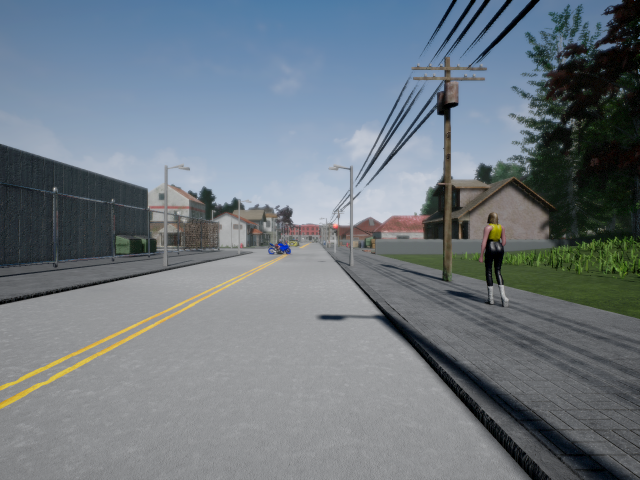
#> input picture Visual Perception for Self Driving Cars/Applying Stereo Depth to a driving scenario/stereo_set/frame_00077_1547042741R (1).png, 1280 x 960 px, given in place of frame_00077_1547042741L.png, which was not available (shown at 1/2 size); the run also reads 1 picture not shown here
$ python 'Applying Stereo Depth to a Driving Scenario (practice assignment).py'
#> lines starting #> are read from the running program, lines starting #| are printed output that depends on the picture; after the words box and inside, x2 and y2 are one past the last pixel; in counts of white or black regions, pixels touching at a corner belong together; pictures that were not available may be replaced by others from this repository, and a replacement may not be noted
### Visual Perception for Self Driving Cars/Applying Stereo Depth to a driving scenario/files_management.py
import csv
import numpy as np
import cv2


def get_projection_matrices():
    """Frame Calibration Holder
    3x4    p_left, p_right      Camera P matrix. Contains extrinsic and intrinsic parameters.
    """
    p_left = np.array([[640.0,   0.0, 640.0, 2176.0],
                       [  0.0, 480.0, 480.0,  552.0],
                       [  0.0,   0.0,   1.0,    1.4]])
    p_right = np.array([[640.0,   0.0, 640.0, 2176.0],
                       [   0.0, 480.0, 480.0,  792.0],
                       [   0.0,   0.0,   1.0,    1.4]])
    return p_left, p_right


def read_left_image():
    return cv2.imread("stereo_set/frame_00077_1547042741L.png")[...,::-1]
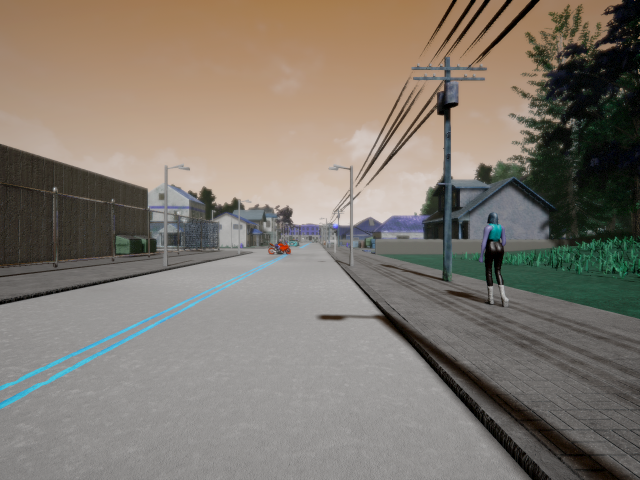
#> returned value: shape (960, 1280, 3) (shown at 1/2 size); mean of channels 0, 1, 2 110.9, 120.5, 128.2; drawn as B, G, R


def read_right_image():
    return cv2.imread("stereo_set/frame_00077_1547042741R.png")[...,::-1]


def get_obstacle_image():
    img_left_colour = read_left_image()
    return img_left_colour[479:509, 547:593, :]

### Visual Perception for Self Driving Cars/Applying Stereo Depth to a driving scenario/Applying Stereo Depth to a Driving Scenario (practice assignment).py
#!/usr/bin/env python
# coding: utf-8

# # Applying Stereo Depth to a Driving Scenario
# Now that you've reviewed the algorithms behind stereo vision and cross correlation we can begin to tackle real-world examples (Actually, we'll use images from the Carla simulator, so I suppose real-world-like would be more appropriate). This is an ungraded practice assignment. This exercise gives you a brief introduction to using Python to implement what you've recently learned in order to find the distance to collision with an obstacle.
#
# #### Instructions:
#
# - You will be using Python 3.
# - Avoid using for-loops and while-loops, unless you are explicitly told to do so.
# - After coding your function, run the cell right below it to check if your result is correct.
#
# #### After this assignment you will:
#
# - Be able to use OpenCV to complete standard vision tasks.
# - Understand the process of obtaining depth from a pair of stereo images and their respective projection matrices.
# - Understand the advantages of cross-correlation for localization of important information in an image.
#
# #### Feedback:
# As this is a practice assignment, you have access to the assignment solution. We recommend that you use OpenCV documentation for solving the assignment and refer to the solution only after you finish this practice exercise.
#
#
# Let's go!

# ## 1 - Getting Set-up
#
# First, let's run the cell below to import all the packages that you will need during this assignment.
# - [numpy](www.numpy.org) is the fundamental package for scientific computing with Python.
# - [matplotlib](http://matplotlib.org) is a famous library to plot graphs in Python.
# - [cv2] (https://opencv.org) is the most used library for computer vision applications in Python.
# - The `files_management` package contains pre-developed functions for importing data for the assignment.

# In[1]:


import numpy as np
import cv2
from matplotlib import pyplot as plt
from matplotlib import patches

get_ipython().run_line_magic('matplotlib', 'inline')
get_ipython().run_line_magic('load_ext', 'autoreload')
get_ipython().run_line_magic('autoreload', '2')
get_ipython().run_line_magic('precision', '%.2f')

import files_management


# Now, let's get the pair of stereo images you will work with. The following code will load the images and then display them for you.

# In[2]:


# Read the stereo-pair of images
img_left = files_management.read_left_image()
img_right = files_management.read_right_image()

# Use matplotlib to display the two images
_, image_cells = plt.subplots(1, 2, figsize=(20, 20))
image_cells[0].imshow(img_left)
image_cells[0].set_title('left image')
image_cells[1].imshow(img_right)
image_cells[1].set_title('right image')
plt.show()
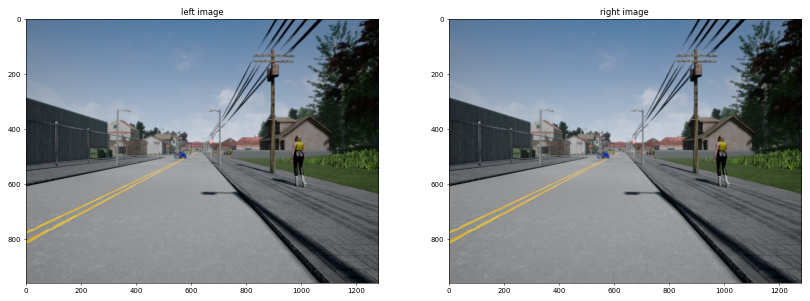
#> figure drawn by matplotlib, 2 panels


# In[3]:


# Large plot of the left image
plt.figure(figsize=(16, 12), dpi=100)
plt.imshow(img_left)


# To go with these images are their respective projection matrices. Let's run the following to gather these and print them.

# In[4]:


# Read the calibration
p_left, p_right = files_management.get_projection_matrices()

# Use regular numpy notation instead of scientific one
np.set_printoptions(suppress=True)

print("p_left \n", p_left)
print("\np_right \n", p_right)


# With this information we can move into finding the depth of the scene.

# ## 2 - Estimating Depth
#
# As we covered in Module 1 Lesson 3 Part 1, we can estimate the depth of a stereo scene using the following sequence of actions:
# 1. Determine the disparity between the two images.
# 2. Decompose the projection matrices into the camera intrinsic matrix $K$, and extrinsics $R$, $t$.
# 3. Estimate depth using what we've gathered in the two prior steps.

# ### 2.1 - Computing the Disparity
#
# It's time we began exploring some OpenCV functions. The following `compute_left_disparity_map` function is expected to recieve a stereo pair of images and return a disparity map from the perspective of the left camera.
#
# There are two OpenCV functions that we can use to compute a disparity map [StereoBM](https://docs.opencv.org/3.4.3/d9/dba/classcv_1_1StereoBM.html) and [StereoSGBM](https://docs.opencv.org/3.4.3/d2/d85/classcv_1_1StereoSGBM.html).
#
# **Note**: if the disparity output is set to 16-bit fixed-point, you will need to divide the output by 16 to obtain the true disparity values. This is because the output has a precision of 1/16, so the bits are shifted left by 4 (corresponding to multiplication by 16). If the disparity output is set to 32-bit floating point, no division by 16 is needed. You can check OpenCV's [compute](https://docs.opencv.org/3.4.3/d2/d6e/classcv_1_1StereoMatcher.html#a03f7087df1b2c618462eb98898841345) function for more details.
#
# Once you've chosen the matcher to use you can call `matcher.compute(img_left, img_right)` to generate the disparity output.
#
# **Note**: make sure you are using grayscale images for the `matcher.compute()` method. You can use `cvtColor()` to convert an image from the RGB color space to grayscale in the following way:
#
#
# `img_g = cv2.cvtColor(img_rgb, code)`
#
#
# Parameters:
#
# - `img_rgb` - an RGB image
#
# - `code` - color space conversion code, e.g. `cv2.COLOR_BGR2GRAY` for grayscale
#
# - `img_g` - the image converted to grayscale
#
# For more information on `cvtColor()` please refer to the [corresponding OpenCV documentation](https://docs.opencv.org/3.4/d8/d01/group__imgproc__color__conversions.html#ga397ae87e1288a81d2363b61574eb8cab)
#

# In[5]:


def compute_left_disparity_map(img_left, img_right):

    ### START CODE HERE ###
    img_left_g = cv2.cvtColor(img_left, cv2.COLOR_BGR2GRAY)
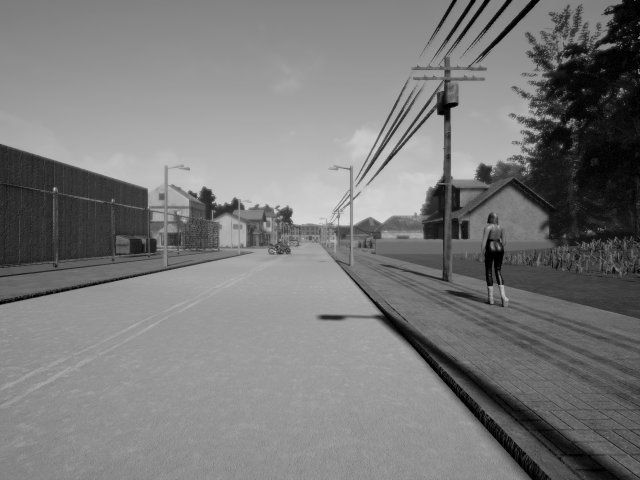
#> img_left_g: shape (960, 1280) (shown at 1/2 size); min 0, max 230, mean 121.6
    img_right_g = cv2.cvtColor(img_right, cv2.COLOR_BGR2GRAY)
    num_disp=6*16
    block=11
    min_disp=0
    wind=6
    left_bm = cv2.StereoBM.create(numDisparities=num_disp,blockSize=block)
    left_gbm = cv2.StereoSGBM.create(minDisparity=min_disp, numDisparities=num_disp,blockSize=block,P1=8*3*wind**2,P2=32*3*wind**2, mode=cv2.STEREO_SGBM_MODE_SGBM_3WAY)

    disp_left = left_gbm.compute(img_left_g,img_right_g).astype(np.float32)/16
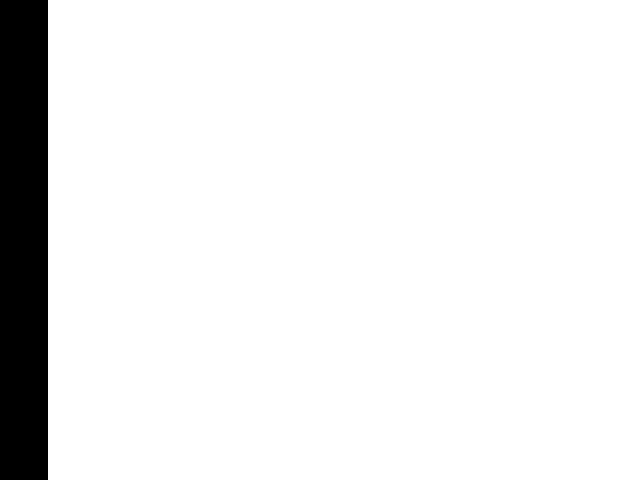
#> disp_left: shape (960, 1280) float32 (shown at 1/2 size); values -1 (black) and 0 (white), 92.5% white; 1 black region, box (x1, y1, x2, y2) and area: (0, 0, 96, 960) 92160
    ### END CODE HERE ###

    return disp_left


# In order to get an idea of how the parameters and choice of matcher change the resulting disparity map you can run the following code to visualize it.
#
# As you will find while you continue in this course, your choices in paramters will have to vary to fit the data being provided. Take some time to experiment with different combinations, and both of the matchers to see which best fits the images you have been provided.
#
# Don't forget to read about the functions and the restrictions on the paramters.

# In[6]:


# Compute the disparity map using the fuction above
disp_left = compute_left_disparity_map(img_left, img_right)

# Show the left disparity map
plt.figure(figsize=(10, 10))
plt.imshow(disp_left)
plt.show()


# ### 2.2 - Decompose the projection matrices
#
# In Lesson 2 we touched on how to decompose a projection matrix $P$:
# 1. Represent $P$ as a combination of the intrinsic parameters $K$ and the extrinsic rotation $R$ and translation $t$ as follows:
# $$ $$
# $$P = K[R|t]$$
# $$ $$
# 2. Take the inverse of $KR$, which allows us to perform QR-decomposition to get $R^{-1}$ and $K^{-1}$:
# $$ $$
# $$(KR)^{-1} = R^{-1}K^{-1}$$
# $$ $$
# 3. From here it would seem as though we could easily determine $K$, $R$, and $t$.
#
# Unfortunately, this isn't as simple as it seems due to the QR-decomposition isn't unique. This results in us having to check the signs of the diagonal of the $K$ matrix and adjust $R$ appropriately. We must also make assertions about the directions of our camera and image x, y, and z axes.
#
# Luckily for us, OpenCV provides us with a single function that does all of this. Using cv2.[decomposeProjectionMatrix()](https://docs.opencv.org/3.4.3/d9/d0c/group__calib3d.html#gaaae5a7899faa1ffdf268cd9088940248). Use this function below to extract the required matrices.
#
#
# **Note**: After carrying out the matrix multiplication, the homogeneous component $w_c$ will, in general, not be equal to 1. Therefore, to map back into the real plane we must perform the homogeneous divide or perspective divide by dividing each component by $w_c$
#
#
#
# #### Optional
# You can optionally use the space in the function below to try your hand at finding $K$, $R$, and $t$ manually. The numpy functions `np.linalg.inv()`, `np.linalg.qr()`, and `np.matmul()` would be of help in this case.
# You can use the following code block to compare your resulting $K$, $R$, and $t$ with those returned by the OpenCV function.

# In[7]:


def decompose_projection_matrix(p):

    ### START CODE HERE ###
    k, r, t, _, _, _, _ = cv2.decomposeProjectionMatrix(p)
    t = t/t[3]

    ### END CODE HERE ###

    return k, r, t


# The following code section uses your function above to decompose and print all of the matrices from the left and right projection matrices.

# In[8]:


# Decompose each matrix
k_left, r_left, t_left = decompose_projection_matrix(p_left)
k_right, r_right, t_right = decompose_projection_matrix(p_right)

# Display the matrices
print("k_left \n", k_left)
print("\nr_left \n", r_left)
print("\nt_left \n", t_left)
print("\nk_right \n", k_right)
print("\nr_right \n", r_right)
print("\nt_right \n", t_right)


# ### 2.3 - Generate the depth map
#
# Lesson 3 explains how to derive the depth from a pair of images taken with a stereo camera setup. Recall the sequence of this procedure:
#
# 1. Get the focal length $f$ from the $K$ matrix
# 2. Compute the baseline $b$ using corresponding values from the translation vectors $t$
# 3. Compute depth map of the image: $$Z = \frac{f b}{x_L - x_R} = \frac{f b}{d}$$ In the above equation, $d$ is a disparity map which we have already computed in one of the previous steps in this assignment.
#
# **Your task**: Complete the `calc_depth_map` function below to return a depth map of the same dimensions as the disparity map being provided.
#
# **Note:** Don't forget to address problematic disparities (the ones having of 0 and -1) to eliminate potential computational issues.

# In[9]:


def calc_depth_map(disp_left, k_left, t_left, t_right):

    ### START CODE HERE ###
    f = k_left[0, 0]
    b = t_left[1] - t_right[1]
    disp_left[disp_left==0] = 0.1
    disp_left[disp_left==-1] = 0.1
#> disp_left: shape (960, 1280) float32; every value is 0.1
    depth_map=np.ones(disp_left.shape, np.single)
    depth_map[:] = (f*b)/disp_left[:]
#> depth_map: shape (960, 1280) float32; every value is 3200


    ### END CODE HERE ###

    return depth_map


# Below we call the calc_depth_map function to generate a depth map for the disparity map we found in 2.1.
#
# The depth map is displayed for reference.

# In[10]:


# Get the depth map by calling the above function
depth_map_left = calc_depth_map(disp_left, k_left, t_left, t_right)

# Display the depth map
plt.figure(figsize=(8, 8), dpi=100)
plt.imshow(depth_map_left, cmap='flag')
plt.show()


# Excellent! Now you have successfully used a stereo pair of images to determine the depth of a scene!

# ## 3 - Finding the distance to collision
#
# While we may have a map of the depths of each pixel in the scene, our system does not yet know which of these pixels are safe (like the road) or a potential obstacle (like a motorcycle). To find these objects of interest we run an object detector that has been trained to select a rectangular section containing the object we are concerned about. Object detection will be covered in future modules, so for now we will just work with the motorcycle image that was identified by the detector.
#
# Run the following section of code to read the motorcycle image and display it.

# In[11]:


# Get the image of the obstacle
obstacle_image = files_management.get_obstacle_image()
#> in get_obstacle_image, `return img_left_colour[479:509, 547:593, :]`:
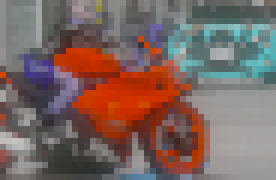
#> returned value: shape (30, 46, 3) (shown 6 times larger); mean of channels 0, 1, 2 97.6, 102.6, 123.3; drawn as B, G, R

# Show the obstacle image
plt.figure(figsize=(4, 4))
plt.imshow(obstacle_image)
plt.show()


# What we would like to do now is have the system automatically determine where this obstacle is in the scene. For this we will use cross correlation as described in Lesson 4. As described in the lesson, the algorithm behind cross correlation requires us to perform large numerical computations at each pixel in the image.
# However, once again we are saved by OpenCV. Using the cv2.[matchTemplate()](https://docs.opencv.org/3.4.3/df/dfb/group__imgproc__object.html#ga586ebfb0a7fb604b35a23d85391329be) function we can quickly and easily complete the cross correlation of the obstacle template. From this heatmap we can use the cv2.[minMaxLoc()](https://docs.opencv.org/3.4.3/d2/de8/group__core__array.html#ga8873b86a29c5af51cafdcee82f8150a7) function to extract the position of the obstacle.
# minMaxLoc
# Implement these two functions in the below section to extract the cross correlation heatmat and the corresponding point of the obstacle.
#
# #### Optional:
# Again, if you'd like to challenge yourself you can instead implement the cross correlation algorithm manually in the function below.

# In[12]:


def locate_obstacle_in_image(image, obstacle_image):

    ### START CODE HERE ###
    cross_corr_map = cv2.matchTemplate(image,obstacle_image,method=cv2.TM_CCOEFF)
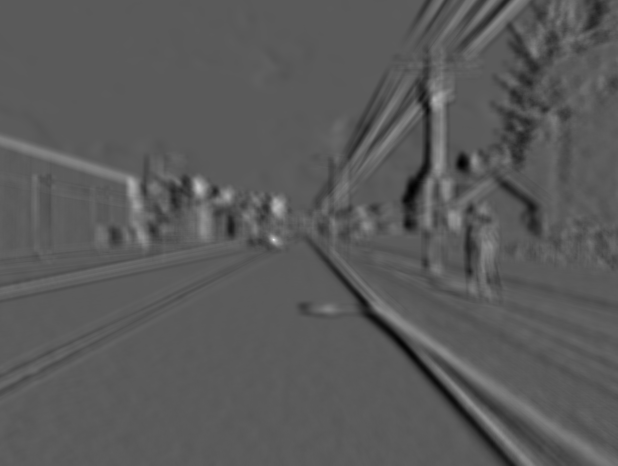
#> cross_corr_map: shape (931, 1235) float32 (shown at 1/2 size); min -4582448, max 8291427.5, mean -40814.4; drawn with min black and max white
    _,_,_,obstacle_location = cv2.minMaxLoc(cross_corr_map)
#> obstacle_location = (547, 479)
    ### END CODE HERE ###

    return cross_corr_map, obstacle_location


# Running the following code section will call your above function and then display the resulting cross correlation heatmap and obstacle location coordinates.
#
# You may take this opportunity to try different "methods" for the matchTemplate function.

# In[13]:


# Gather the cross correlation map and the obstacle location in the image
cross_corr_map, obstacle_location = locate_obstacle_in_image(img_left, obstacle_image)
#> obstacle_location = (547, 479)

# Display the cross correlation heatmap
plt.figure(figsize=(10, 10))
plt.imshow(cross_corr_map)
plt.show()

# Print the obstacle location
print("obstacle_location \n", obstacle_location)
#| obstacle_location
#|  (547, 479)


# One final step to go! All that's left to do is to crop the section of the depth map that corresponds to the obstacle and find the nearest point in that crop.
#
# Complete the function below to return the obstacle's bounding box and the distance to the nearest point within that bounding box.

# In[14]:


def calculate_nearest_point(depth_map, obstacle_location, obstacle_img):

    ### START CODE HERE ###
#> called with obstacle_location = (547, 479)
    obstacle_width = obstacle_img.shape[1]
#> obstacle_width = 46
    obstacle_height = obstacle_img.shape[0]
#> obstacle_height = 30
    obstacle_min_x_pos = obstacle_location[0]
#> obstacle_min_x_pos = 547
    obstacle_max_x_pos = obstacle_location[0] + obstacle_width
#> obstacle_max_x_pos = 593
    obstacle_min_y_pos = obstacle_location[1]
#> obstacle_min_y_pos = 479
    obstacle_max_y_pos = obstacle_location[1] + obstacle_height
#> obstacle_max_y_pos = 509
    obstacle_depth = depth_map_left[obstacle_min_x_pos:obstacle_max_x_pos, obstacle_min_y_pos:obstacle_max_y_pos]
#> obstacle_depth: shape (46, 30) float32; every value is 3200
    closest_point_depth = obstacle_depth.min()
#> closest_point_depth = 3200
    ### END CODE HERE ###

    # Create the obstacle bounding box
    obstacle_bbox = patches.Rectangle((obstacle_min_x_pos, obstacle_min_y_pos), obstacle_width, obstacle_height,
                                 linewidth=1, edgecolor='r', facecolor='none')

    return closest_point_depth, obstacle_bbox


# At this point you should know where the obstacle is in the image as well as the estimated nearest point of the obstacle.
#
# Run the section of code below to visualize the bounding box and the depth of the nearest point.

# In[15]:


# Use the developed nearest point function to get the closest point depth and obstacle bounding box
closest_point_depth, obstacle_bbox = calculate_nearest_point(depth_map_left, obstacle_location, obstacle_image)
#> closest_point_depth = 3200

# Display the image with the bounding box displayed
fig, ax = plt.subplots(1, figsize=(10, 10))
ax.imshow(img_left)
ax.add_patch(obstacle_bbox)
plt.show()
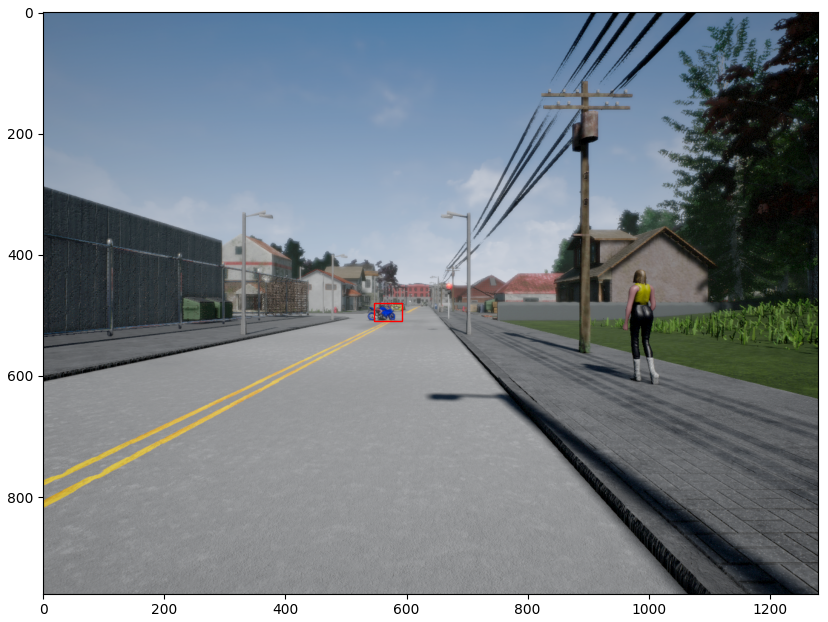
#> figure drawn by matplotlib, 1 panel

# Print the depth of the nearest point
print("closest_point_depth {0:0.3f}".format(closest_point_depth))
#| closest_point_depth 3200.000


# ## 4 - Results:
#
# To summurize your work on this assignment we will have a look at three outputs for frame 1 of the dataset:
#
# 1. The decomposed components of left and right projection matrices from part 2.
# 2. The estimated obstacle location from part 2.
# 3. The estimated closest point depth from part 2.
#
# **Expected Result Output**:
#
# ```
# Left Projection Matrix Decomposition:
#  [[left camera calibration matrix], [left camera rotation matrix], [left camera translation vector]]
#
# Right Projection Matrix Decomposition:
#   [[right camera calibration matrix], [right camera rotation matrix], [right camera translation vector]]
#
# Obstacle Location (left-top corner coordinates):
#  [x, y]
#
# Closest point depth (meters):
#  d
# ```

# In[16]:


# Part 1. Read Input Data
img_left = files_management.read_left_image()
img_right = files_management.read_right_image()
p_left, p_right = files_management.get_projection_matrices()


# Part 2. Estimating Depth
disp_left = compute_left_disparity_map(img_left, img_right)
k_left, r_left, t_left = decompose_projection_matrix(p_left)
k_right, r_right, t_right = decompose_projection_matrix(p_right)
depth_map_left = calc_depth_map(disp_left, k_left, t_left, t_right)


# Part 3. Finding the distance to collision
obstacle_image = files_management.get_obstacle_image()
cross_corr_map, obstacle_location = locate_obstacle_in_image(img_left, obstacle_image)
closest_point_depth, obstacle_bbox = calculate_nearest_point(depth_map_left, obstacle_location, obstacle_image)


# Print Result Output
print("Left Projection Matrix Decomposition:\n {0}".format([k_left.tolist(),
                                                            r_left.tolist(),
                                                            t_left.tolist()]))
print("\nRight Projection Matrix Decomposition:\n {0}".format([k_right.tolist(),
                                                               r_right.tolist(),
                                                               t_right.tolist()]))
print("\nObstacle Location (left-top corner coordinates):\n {0}".format(list(obstacle_location)))
#| Obstacle Location (left-top corner coordinates):
#|  [547, 479]
print("\nClosest point depth (meters):\n {0}".format(closest_point_depth))
#| Closest point depth (meters):
#|  3200.0


# Congrats on finishing this assignment!
